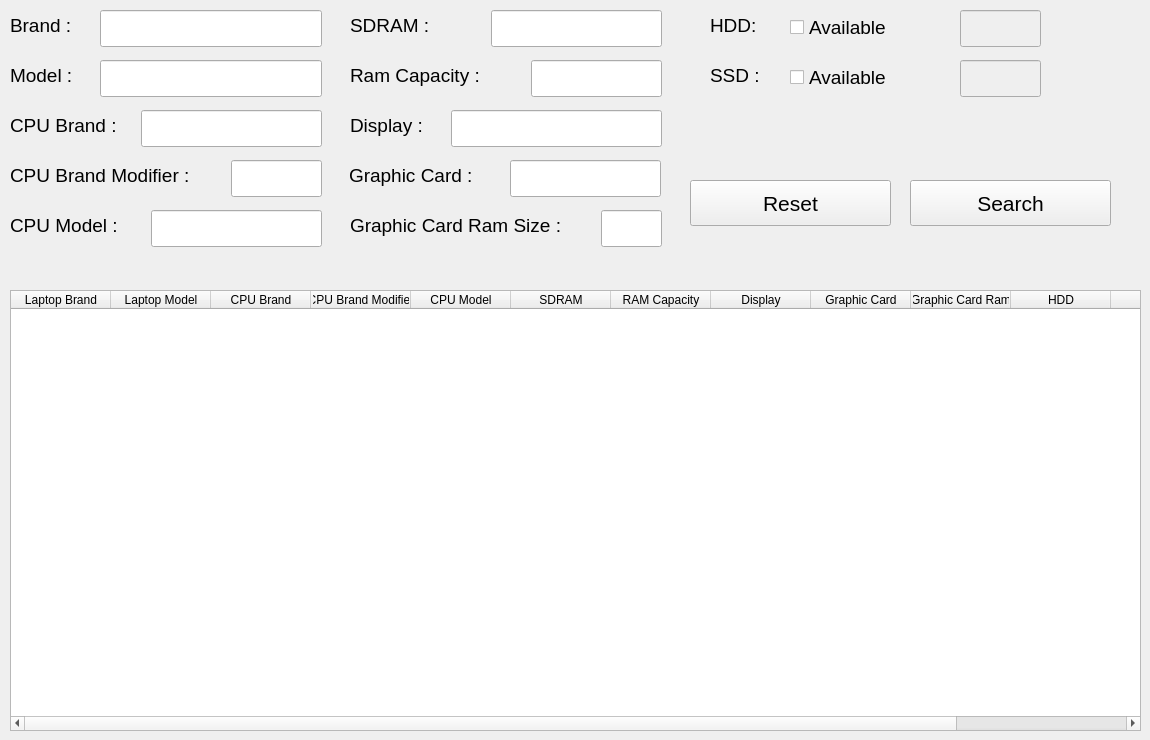
    <widget class="QWidget" name="tab">
     <attribute name="title">
      <string>Tab 1</string>
     </attribute>
     <widget class="QTableWidget" name="tableWidget">
      <property name="geometry">
       <rect>
        <x>10</x>
        <y>290</y>
        <width>1131</width>
        <height>441</height>
       </rect>
      </property>
      <column>
       <property name="text">
        <string>Laptop Brand</string>
       </property>
      </column>
      <column>
       <property name="text">
        <string>Laptop Model</string>
       </property>
      </column>
      <column>
       <property name="text">
        <string>CPU Brand</string>
       </property>
      </column>
      <column>
       <property name="text">
        <string>CPU Brand Modifier</string>
       </property>
      </column>
      <column>
       <property name="text">
        <string>CPU Model</string>
       </property>
      </column>
      <column>
       <property name="text">
        <string>SDRAM</string>
       </property>
      </column>
      <column>
       <property name="text">
        <string>RAM Capacity</string>
       </property>
      </column>
      <column>
       <property name="text">
        <string>Display</string>
       </property>
      </column>
      <column>
       <property name="text">
        <string>Graphic Card</string>
       </property>
      </column>
      <column>
       <property name="text">
        <string>Graphic Card Ram</string>
       </property>
      </column>
      <column>
       <property name="text">
        <string>HDD</string>
       </property>
      </column>
      <column>
       <property name="text">
        <string>SSD</string>
       </property>
      </column>
      <column>
       <property name="text">
        <string>Description</string>
       </property>
      </column>
     </widget>
     <widget class="QLabel" name="find_brand_label">
      <property name="geometry">
       <rect>
        <x>10</x>
        <y>10</y>
        <width>77</width>
        <height>31</height>
       </rect>
      </property>
      <property name="font">
       <font>
        <pointsize>14</pointsize>
       </font>
      </property>
      <property name="text">
       <string>Brand : </string>
      </property>
     </widget>
     <widget class="QLineEdit" name="find_brand_lineEdit">
      <property name="geometry">
       <rect>
        <x>100</x>
        <y>10</y>
        <width>222</width>
        <height>37</height>
       </rect>
      </property>
     </widget>
     <widget class="QLabel" name="find_model__label">
      <property name="geometry">
       <rect>
        <x>10</x>
        <y>60</y>
        <width>83</width>
        <height>31</height>
       </rect>
      </property>
      <property name="font">
       <font>
        <pointsize>14</pointsize>
       </font>
      </property>
      <property name="text">
       <string>Model : </string>
      </property>
     </widget>
     <widget class="QLineEdit" name="find_model_lineEdit">
      <property name="geometry">
       <rect>
        <x>100</x>
        <y>60</y>
        <width>222</width>
        <height>37</height>
       </rect>
      </property>
     </widget>
     <widget class="QLabel" name="find_cpu_brand__label">
      <property name="geometry">
       <rect>
        <x>10</x>
        <y>110</y>
        <width>120</width>
        <height>31</height>
       </rect>
      </property>
      <property name="font">
       <font>
        <pointsize>14</pointsize>
       </font>
      </property>
      <property name="text">
       <string>CPU Brand :</string>
      </property>
     </widget>
     <widget class="QLineEdit" name="find_cpu_brand_lineEdit">
      <property name="geometry">
       <rect>
        <x>141</x>
        <y>110</y>
        <width>181</width>
        <height>37</height>
       </rect>
      </property>
     </widget>
     <widget class="QLabel" name="find_cpu_brand_modifier__label">
      <property name="geometry">
       <rect>
        <x>10</x>
        <y>160</y>
        <width>213</width>
        <height>31</height>
       </rect>
      </property>
      <property name="font">
       <font>
        <pointsize>14</pointsize>
       </font>
      </property>
      <property name="text">
       <string>CPU Brand Modifier :</string>
      </property>
     </widget>
     <widget class="QLineEdit" name="find_cp_brand_modofier__lineEdit">
      <property name="geometry">
       <rect>
        <x>231</x>
        <y>160</y>
        <width>91</width>
        <height>37</height>
       </rect>
      </property>
     </widget>
     <widget class="QLabel" name="find_cpu_model_label">
      <property name="geometry">
       <rect>
        <x>10</x>
        <y>210</y>
        <width>132</width>
        <height>31</height>
       </rect>
      </property>
      <property name="font">
       <font>
        <pointsize>14</pointsize>
       </font>
      </property>
      <property name="text">
       <string>CPU Model : </string>
      </property>
     </widget>
     <widget class="QLineEdit" name="find_cpu_model_lineEdit">
      <property name="geometry">
       <rect>
        <x>151</x>
        <y>210</y>
        <width>171</width>
        <height>37</height>
       </rect>
      </property>
     </widget>
     <widget class="QLineEdit" name="find_ram_lineEdit">
      <property name="geometry">
       <rect>
        <x>491</x>
        <y>10</y>
        <width>171</width>
        <height>37</height>
       </rect>
      </property>
     </widget>
     <widget class="QLabel" name="find_ram_label">
      <property name="geometry">
       <rect>
        <x>350</x>
        <y>10</y>
        <width>89</width>
        <height>31</height>
       </rect>
      </property>
      <property name="font">
       <font>
        <pointsize>14</pointsize>
       </font>
      </property>
      <property name="text">
       <string>SDRAM :</string>
      </property>
     </widget>
     <widget class="QLineEdit" name="find_ram_capacity_lineEdit">
      <property name="geometry">
       <rect>
        <x>531</x>
        <y>60</y>
        <width>131</width>
        <height>37</height>
       </rect>
      </property>
     </widget>
     <widget class="QLabel" name="find_ram_capacity_label">
      <property name="geometry">
       <rect>
        <x>350</x>
        <y>60</y>
        <width>151</width>
        <height>31</height>
       </rect>
      </property>
      <property name="font">
       <font>
        <pointsize>14</pointsize>
       </font>
      </property>
      <property name="text">
       <string>Ram Capacity :</string>
      </property>
     </widget>
     <widget class="QLabel" name="find_display_label">
      <property name="geometry">
       <rect>
        <x>350</x>
        <y>110</y>
        <width>86</width>
        <height>31</height>
       </rect>
      </property>
      <property name="font">
       <font>
        <pointsize>14</pointsize>
       </font>
      </property>
      <property name="text">
       <string>Display :</string>
      </property>
     </widget>
     <widget class="QLineEdit" name="find_display_lineEdit">
      <property name="geometry">
       <rect>
        <x>451</x>
        <y>110</y>
        <width>211</width>
        <height>37</height>
       </rect>
      </property>
     </widget>
     <widget class="QLabel" name="find_graphic_card_label">
      <property name="geometry">
       <rect>
        <x>349</x>
        <y>160</y>
        <width>145</width>
        <height>31</height>
       </rect>
      </property>
      <property name="font">
       <font>
        <pointsize>14</pointsize>
       </font>
      </property>
      <property name="text">
       <string>Graphic Card :</string>
      </property>
     </widget>
     <widget class="QLineEdit" name="find_graphi_card_lineEdit">
      <property name="geometry">
       <rect>
        <x>510</x>
        <y>160</y>
        <width>151</width>
        <height>37</height>
       </rect>
      </property>
     </widget>
     <widget class="QLineEdit" name="find_graphi_card_ram_size_lineEdit">
      <property name="geometry">
       <rect>
        <x>601</x>
        <y>210</y>
        <width>61</width>
        <height>37</height>
       </rect>
      </property>
     </widget>
     <widget class="QLabel" name="find_graphic_card_ram_size_label">
      <property name="geometry">
       <rect>
        <x>350</x>
        <y>210</y>
        <width>243</width>
        <height>31</height>
       </rect>
      </property>
      <property name="font">
       <font>
        <pointsize>14</pointsize>
       </font>
      </property>
      <property name="text">
       <string>Graphic Card Ram Size :</string>
      </property>
     </widget>
     <widget class="QLineEdit" name="find_hdd_lineEdit">
      <property name="enabled">
       <bool>false</bool>
      </property>
      <property name="geometry">
       <rect>
        <x>960</x>
        <y>10</y>
        <width>81</width>
        <height>37</height>
       </rect>
      </property>
      <property name="font">
       <font>
        <pointsize>14</pointsize>
       </font>
      </property>
     </widget>
     <widget class="QLabel" name="find_hdd_label">
      <property name="geometry">
       <rect>
        <x>710</x>
        <y>10</y>
        <width>53</width>
        <height>31</height>
       </rect>
      </property>
      <property name="font">
       <font>
        <pointsize>14</pointsize>
       </font>
      </property>
      <property name="text">
       <string>HDD:</string>
      </property>
     </widget>
     <widget class="QCheckBox" name="hdd_checkBox">
      <property name="geometry">
       <rect>
        <x>790</x>
        <y>10</y>
        <width>121</width>
        <height>35</height>
       </rect>
      </property>
      <property name="font">
       <font>
        <pointsize>14</pointsize>
       </font>
      </property>
      <property name="text">
       <string>Available</string>
      </property>
     </widget>
     <widget class="QLabel" name="find_ssd_label">
      <property name="geometry">
       <rect>
        <x>710</x>
        <y>60</y>
        <width>51</width>
        <height>31</height>
       </rect>
      </property>
      <property name="font">
       <font>
        <pointsize>14</pointsize>
       </font>
      </property>
      <property name="text">
       <string>SSD :</string>
      </property>
     </widget>
     <widget class="QLineEdit" name="find_ssd_lineEdit">
      <property name="enabled">
       <bool>false</bool>
      </property>
      <property name="geometry">
       <rect>
        <x>960</x>
        <y>60</y>
        <width>81</width>
        <height>37</height>
       </rect>
      </property>
      <property name="font">
       <font>
        <pointsize>14</pointsize>
       </font>
      </property>
     </widget>
     <widget class="QCheckBox" name="ssd_checkBox">
      <property name="geometry">
       <rect>
        <x>790</x>
        <y>60</y>
        <width>121</width>
        <height>35</height>
       </rect>
      </property>
      <property name="font">
       <font>
        <pointsize>14</pointsize>
       </font>
      </property>
      <property name="text">
       <string>Available</string>
      </property>
     </widget>
     <widget class="QPushButton" name="find_search_pushButton">
      <property name="geometry">
       <rect>
        <x>910</x>
        <y>180</y>
        <width>201</width>
        <height>46</height>
       </rect>
      </property>
      <property name="font">
       <font>
        <pointsize>16</pointsize>
       </font>
      </property>
      <property name="text">
       <string>Search</string>
      </property>
     </widget>
     <widget class="QPushButton" name="find_reset_pushButton">
      <property name="geometry">
       <rect>
        <x>690</x>
        <y>180</y>
        <width>201</width>
        <height>46</height>
       </rect>
      </property>
      <property name="font">
       <font>
        <pointsize>16</pointsize>
       </font>
      </property>
      <property name="text">
       <string>Reset</string>
      </property>
     </widget>
    </widget>
